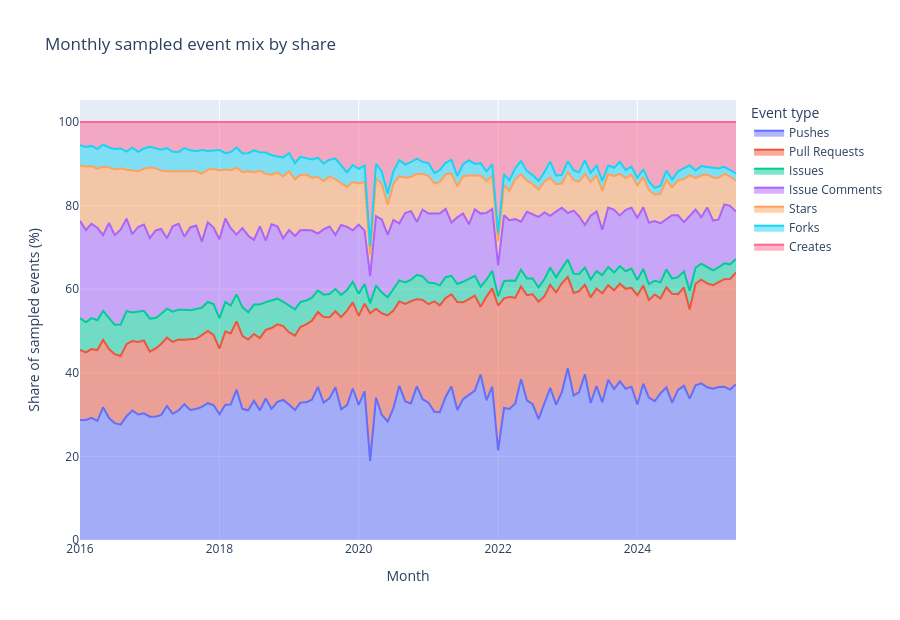

Notebook code cell kept with this figure:
### Markdown cell above
## Event mix over time

This chart compares the composition of sampled GitHub events each month. It answers which event types make up the activity mix, not whether total activity rose or fell.

### Code cell
monthly_event_mix = df.groupby("date", as_index=False)[event_metric_cols].sum()
monthly_event_mix_long = monthly_event_mix.melt(
    id_vars="date",
    value_vars=event_metric_cols,
    var_name="event_type",
    value_name="sampled_count",
)
monthly_event_mix_long["event_total"] = monthly_event_mix_long.groupby("date")["sampled_count"].transform("sum")
monthly_event_mix_long["event_share_pct"] = (
    monthly_event_mix_long["sampled_count"] / monthly_event_mix_long["event_total"] * 100
)
monthly_event_mix_long["event_type"] = monthly_event_mix_long["event_type"].str.replace("_", " ").str.title()

fig = px.area(
    monthly_event_mix_long,
    x="date",
    y="event_share_pct",
    color="event_type",
    labels={
        "date": "Month",
        "event_share_pct": "Share of sampled events (%)",
        "event_type": "Event type",
    },
    title="Monthly sampled event mix by share",
    custom_data=["event_type", "sampled_count"],
)
fig.update_traces(
    hovertemplate=(
        "Event: %{customdata[0]}<br>"
        "Month: %{x|%Y-%m}<br>"
        "Share: %{y:.2f}%<br>"
        "Sampled count: %{customdata[1]:,}<extra></extra>"
    )
)
fig.update_layout(height=620, hovermode="x unified")
fig.show()
